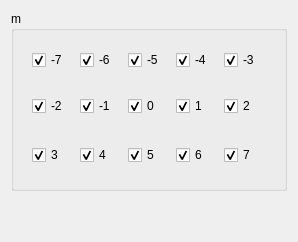
                  <widget class="QWidget" name="tab_10">
                   <attribute name="title">
                    <string>m</string>
                   </attribute>
                   <layout class="QVBoxLayout" name="verticalLayout_28">
                    <item>
                     <widget class="QGroupBox" name="groupBox_27">
                      <property name="minimumSize">
                       <size>
                        <width>0</width>
                        <height>180</height>
                       </size>
                      </property>
                      <property name="maximumSize">
                       <size>
                        <width>16777215</width>
                        <height>200</height>
                       </size>
                      </property>
                      <property name="title">
                       <string>m</string>
                      </property>
                      <layout class="QVBoxLayout" name="verticalLayout_48">
                       <item>
                        <widget class="QFrame" name="frame_74">
                         <property name="minimumSize">
                          <size>
                           <width>0</width>
                           <height>40</height>
                          </size>
                         </property>
                         <property name="maximumSize">
                          <size>
                           <width>16777215</width>
                           <height>40</height>
                          </size>
                         </property>
                         <property name="frameShape">
                          <enum>QFrame::NoFrame</enum>
                         </property>
                         <property name="frameShadow">
                          <enum>QFrame::Raised</enum>
                         </property>
                         <layout class="QHBoxLayout" name="horizontalLayout_67">
                          <item>
                           <widget class="QCheckBox" name="FormActionsComboPDOSMm7">
                            <property name="minimumSize">
                             <size>
                              <width>42</width>
                              <height>0</height>
                             </size>
                            </property>
                            <property name="text">
                             <string>-7</string>
                            </property>
                            <property name="checked">
                             <bool>true</bool>
                            </property>
                           </widget>
                          </item>
                          <item>
                           <widget class="QCheckBox" name="FormActionsComboPDOSMm6">
                            <property name="minimumSize">
                             <size>
                              <width>42</width>
                              <height>0</height>
                             </size>
                            </property>
                            <property name="text">
                             <string>-6</string>
                            </property>
                            <property name="checked">
                             <bool>true</bool>
                            </property>
                           </widget>
                          </item>
                          <item>
                           <widget class="QCheckBox" name="FormActionsComboPDOSMm5">
                            <property name="minimumSize">
                             <size>
                              <width>42</width>
                              <height>0</height>
                             </size>
                            </property>
                            <property name="text">
                             <string>-5</string>
                            </property>
                            <property name="checked">
                             <bool>true</bool>
                            </property>
                           </widget>
                          </item>
                          <item>
                           <widget class="QCheckBox" name="FormActionsComboPDOSMm4">
                            <property name="minimumSize">
                             <size>
                              <width>42</width>
                              <height>0</height>
                             </size>
                            </property>
                            <property name="text">
                             <string>-4</string>
                            </property>
                            <property name="checked">
                             <bool>true</bool>
                            </property>
                           </widget>
                          </item>
                          <item>
                           <widget class="QCheckBox" name="FormActionsComboPDOSMm3">
                            <property name="minimumSize">
                             <size>
                              <width>42</width>
                              <height>0</height>
                             </size>
                            </property>
                            <property name="text">
                             <string>-3</string>
                            </property>
                            <property name="checked">
                             <bool>true</bool>
                            </property>
                           </widget>
                          </item>
                         </layout>
                        </widget>
                       </item>
                       <item>
                        <widget class="QFrame" name="frame_75">
                         <property name="minimumSize">
                          <size>
                           <width>0</width>
                           <height>40</height>
                          </size>
                         </property>
                         <property name="maximumSize">
                          <size>
                           <width>16777215</width>
                           <height>40</height>
                          </size>
                         </property>
                         <property name="frameShape">
                          <enum>QFrame::NoFrame</enum>
                         </property>
                         <property name="frameShadow">
                          <enum>QFrame::Raised</enum>
                         </property>
                         <layout class="QHBoxLayout" name="horizontalLayout_68">
                          <item>
                           <widget class="QCheckBox" name="FormActionsComboPDOSMm2">
                            <property name="minimumSize">
                             <size>
                              <width>42</width>
                              <height>0</height>
                             </size>
                            </property>
                            <property name="text">
                             <string>-2</string>
                            </property>
                            <property name="checked">
                             <bool>true</bool>
                            </property>
                           </widget>
                          </item>
                          <item>
                           <widget class="QCheckBox" name="FormActionsComboPDOSMm1">
                            <property name="minimumSize">
                             <size>
                              <width>42</width>
                              <height>0</height>
                             </size>
                            </property>
                            <property name="text">
                             <string>-1</string>
                            </property>
                            <property name="checked">
                             <bool>true</bool>
                            </property>
                           </widget>
                          </item>
                          <item>
                           <widget class="QCheckBox" name="FormActionsComboPDOSMp0">
                            <property name="minimumSize">
                             <size>
                              <width>42</width>
                              <height>0</height>
                             </size>
                            </property>
                            <property name="text">
                             <string>0</string>
                            </property>
                            <property name="checked">
                             <bool>true</bool>
                            </property>
                           </widget>
                          </item>
                          <item>
                           <widget class="QCheckBox" name="FormActionsComboPDOSMp1">
                            <property name="minimumSize">
                             <size>
                              <width>42</width>
                              <height>0</height>
                             </size>
                            </property>
                            <property name="text">
                             <string>1</string>
                            </property>
                            <property name="checked">
                             <bool>true</bool>
                            </property>
                           </widget>
                          </item>
                          <item>
                           <widget class="QCheckBox" name="FormActionsComboPDOSMp2">
                            <property name="minimumSize">
                             <size>
                              <width>42</width>
                              <height>0</height>
                             </size>
                            </property>
                            <property name="text">
                             <string>2</string>
                            </property>
                            <property name="checked">
                             <bool>true</bool>
                            </property>
                           </widget>
                          </item>
                         </layout>
                        </widget>
                       </item>
                       <item>
                        <widget class="QFrame" name="frame_73">
                         <property name="frameShape">
                          <enum>QFrame::NoFrame</enum>
                         </property>
                         <property name="frameShadow">
                          <enum>QFrame::Raised</enum>
                         </property>
                         <layout class="QHBoxLayout" name="horizontalLayout_69">
                          <item>
                           <widget class="QCheckBox" name="FormActionsComboPDOSMp3">
                            <property name="minimumSize">
                             <size>
                              <width>42</width>
                              <height>0</height>
                             </size>
                            </property>
                            <property name="text">
                             <string>3</string>
                            </property>
                            <property name="checked">
                             <bool>true</bool>
                            </property>
                           </widget>
                          </item>
                          <item>
                           <widget class="QCheckBox" name="FormActionsComboPDOSMp4">
                            <property name="minimumSize">
                             <size>
                              <width>42</width>
                              <height>0</height>
                             </size>
                            </property>
                            <property name="text">
                             <string>4</string>
                            </property>
                            <property name="checked">
                             <bool>true</bool>
                            </property>
                           </widget>
                          </item>
                          <item>
                           <widget class="QCheckBox" name="FormActionsComboPDOSMp5">
                            <property name="minimumSize">
                             <size>
                              <width>42</width>
                              <height>0</height>
                             </size>
                            </property>
                            <property name="text">
                             <string>5</string>
                            </property>
                            <property name="checked">
                             <bool>true</bool>
                            </property>
                           </widget>
                          </item>
                          <item>
                           <widget class="QCheckBox" name="FormActionsComboPDOSMp6">
                            <property name="minimumSize">
                             <size>
                              <width>42</width>
                              <height>0</height>
                             </size>
                            </property>
                            <property name="text">
                             <string>6</string>
                            </property>
                            <property name="checked">
                             <bool>true</bool>
                            </property>
                           </widget>
                          </item>
                          <item>
                           <widget class="QCheckBox" name="FormActionsComboPDOSMp7">
                            <property name="minimumSize">
                             <size>
                              <width>42</width>
                              <height>0</height>
                             </size>
                            </property>
                            <property name="text">
                             <string>7</string>
                            </property>
                            <property name="checked">
                             <bool>true</bool>
                            </property>
                           </widget>
                          </item>
                         </layout>
                        </widget>
                       </item>
                      </layout>
                     </widget>
                    </item>
                    <item>
                     <spacer name="verticalSpacer_11">
                      <property name="orientation">
                       <enum>Qt::Vertical</enum>
                      </property>
                      <property name="sizeHint" stdset="0">
                       <size>
                        <width>20</width>
                        <height>40</height>
                       </size>
                      </property>
                     </spacer>
                    </item>
                   </layout>
                  </widget>
